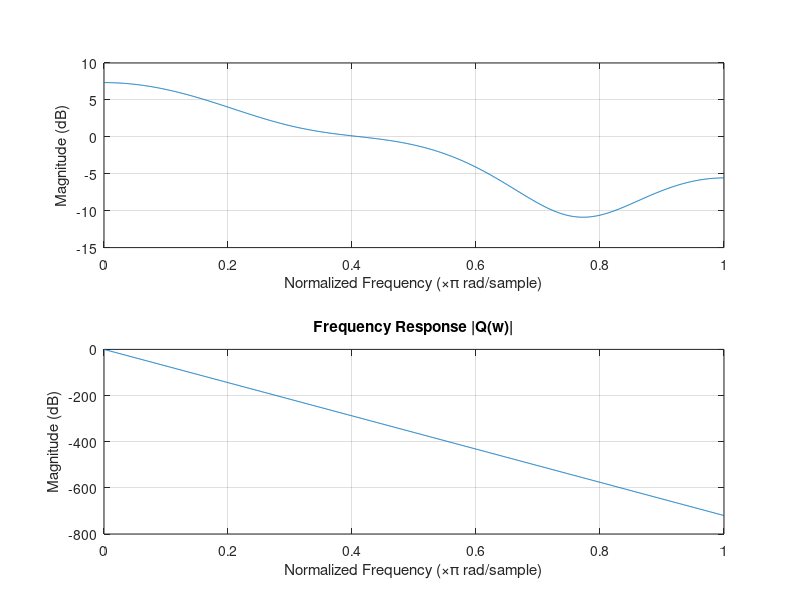

Write the MATLAB code that produced this figure. (Note: this script raises an error after producing the figure.)
clear all; close all; clc

% 0.1 Declare Channel Parameters
delay_ns = [0, 30, 70, 90, 110, 190,   410];
power_dB = [0, -1, -2, -3, -8,  -17.2, -20.8];
Fs = 10e6; % 10 MHz 
Ts = 1/Fs; % 100 ns
Es_bar = 1;


% 0.2 Find channel impulse response h[n]
tap_indices = round((delay_ns * 1e-9) / Ts);

% Initialize discrete-time channel pulse response
L = max(tap_indices); % Maximum delay index (check that L = 4)
h_n = zeros(1, L + 1); % We initialize h[n] with zeros and only fill in the taps with responses

% Assign tap values (later assignments overwrite earlier ones for same index)
for i = 1:length(delay_ns)
    idx = tap_indices(i) + 1; % 1-based indexing for MATLAB
    h_n(idx) = sqrt(10^(power_dB(i)/10)); % Linear voltage gain. 
end
disp('h[n]:');
disp(h_n); 
% We should see these taps (in linear units):
% n = 0 -> 0.891
% n = 1 -> 0.398
% n = 2 -> 0.138
% n = 3 -> 0
% n = 4 -> 0.0912
% TODO: Check with Toddlers if these values are kosher 
disp('---------------------------------------------------------------------')
disp(' ')

%% Q1a. Determine q[n] and frequency response Q(w)
% p[n] = h[n] (we don't care about T)
% q[n] = (p[n] * p*[-n]) / ||p||
%      = (h[n] * h*[-n]) / ||h||

mod_h = sqrt(sum(h_n.^2));
mod_p = mod_h;
q_n = conv(h_n, fliplr(h_n)) / mod_h;
disp('Q1a:')
disp('q[n]:');
disp(q_n);

figure;
freqz(q_n, 1, 1024);
title('Frequency Response |Q(w)|');
xlabel('Normalized Frequency (\times\pi rad/sample)');
ylabel('Magnitude (dB)');
disp('---------------------------------------------------------------------')
disp(' ')

%% Q1b. Best spectral efficiency for Pe = 1e-4, sigma2 = 0.1995
sigma2 = 0.1995;
% We use the MFB for SNR here, since we're calculating our best case scenario. TODO: Check with Faraz or Toddlers if this is right.
SNR_mfb_linear = (Es_bar * mod_p^2)/ sigma2; % ||p||^2 = ||h||^2
Gap_dB = 6.6; % From course reader
Gap_linear = 10^(Gap_dB/10);
b = log2(1 + SNR_mfb_linear / Gap_linear);

disp('Q1b:')
disp('Ideal spectral efficiency:')
disp(b)
disp('---------------------------------------------------------------------')
disp(' ')

%% Q1c. Pe for 2PAM with SNR_dB = -5:2:11
% TODO: "we transmit 2PAM symbols over this channel without any
% equalization" - does this mean with or without MF? Check with Faraz
SNR_dB_vec = -5:2:11;
SNR_linear_vec = 10.^(SNR_dB_vec / 10);
I = Es_bar * (sum(q_n .^ 2) - (q_n(ceil(end/2)) ^ 2)); % TODO: If we're not supposed to use a MF, swap this for I = sum(h_n(2:end).^2) * Es_bar
S = mod_p^2 * Es_bar; % TODO: If we're not supposed to use a MF, swap mod_p^2 with h_n(1)^2
sigma2_vec = S ./ SNR_linear_vec; 

SINR_linear_vec = zeros(size(SNR_dB_vec));
for i = 1:length(SNR_dB_vec)
    SINR_linear_vec(i) = S / (I + sigma2_vec(i)); % Find SINR for each noise level
end

Pe_vec_estimated = zeros(size(SNR_dB_vec)); 
for i = 1:length(SNR_dB_vec)
    Pe_vec_estimated(i) = qfunc(sqrt(SINR_linear_vec(i)));
end

disp('Q1c:')
Pe_results = table(SNR_dB_vec', Pe_vec_estimated', 'VariableNames', {'SNR (dB)', 'Pe (using NNUB)'})
disp('---------------------------------------------------------------------')
disp(' ')

%% Q1d. Pe Analysis via Monte Carlo Simulation
num_iterations = 10000;
num_symbols = 1000;

% Q1d.1. No matched filtering
Pe_vec_empirical_noMF = zeros(size(SNR_dB_vec)); 
for i = 1:length(sigma2_vec) % 1. Loop through each noise level
    % Initialize error probability array for current noise level
    Pe_simulation = zeros(num_iterations, 1);
    
    for j = 1:num_iterations % 2. Loop through each iteration
        symbols = randi([0, 1], num_symbols, 1) * 2 - 1; % Generate random symbols for 2PAM. Map 0 to -1 and 1 to 1
        % Transmit symbols through the channel
        received_symbols = conv(symbols, h_n) + sqrt(sigma2_vec(i)) * randn(num_symbols + L, 1);
        received_symbols = received_symbols(1:num_symbols); % We have to get rid of the last L taps, as it's the just channel response from the last few symbols
        
        % Decode symbols
        detected_symbols = sign(received_symbols); % Threshold for 2-PAM is at 0
        
        % Calculate the number of errors
        Pe_simulation(j) = sum(detected_symbols ~= symbols);
    end
    
    % 3. Average Pe across iterations
    Pe_avg = mean(Pe_simulation) / num_symbols;
    % Store the average Pe for the current noise level
    Pe_vec_empirical_noMF(i) = Pe_avg; 
end


disp('Q1d:')
Pe_results = table(SNR_dB_vec', Pe_vec_empirical_noMF', 'VariableNames', {'SNR (dB)', 'Pe (empirical, no MF)'})
disp('---------------------------------------------------------------------')
disp(' ') 

% Q1d.2. With Matched filtering
% Recall that p[n] = h[n]. Thus:
% g_MF = p*[-n] / ||p||
%      = h*[-n] / ||h||
g_MF = fliplr(h_n) / mod_h; % NOTE! THIS FLIPS IT BUT THEN PUSHES THE FIRST INDEX TO t = 0. This MF is CAUSAL. We'll need to sample starting from L + 1.

Pe_vec_empirical_MF = zeros(size(SNR_dB_vec)); 
for i = 1:length(sigma2_vec) % 1. Loop through each noise level
    % Initialize error probability array for current noise level
    Pe_simulation_MF = zeros(num_iterations, 1);
    
    for j = 1:num_iterations % 2. Loop through each iteration
        symbols = randi([0, 1], num_symbols, 1) * 2 - 1; % Generate random symbols for 2PAM. Map 0 to -1 and 1 to 1
        
        received_symbols_full = conv(symbols, h_n) + sqrt(sigma2_vec(i)) * randn(num_symbols + L, 1);
        
        % Pass through Matched Filter
        mf_output = conv(received_symbols_full, g_MF);
        
        %Start sampling at L + 1.
        sampled_mf_output = mf_output(L + 1 : L + num_symbols);
        
        detected_symbols_MF = sign(sampled_mf_output);
        
        Pe_simulation_MF(j) = sum(detected_symbols_MF ~= symbols);     
    end
    
    % 3. Average Pe across iterations
    Pe_avg = mean(Pe_simulation_MF) / num_symbols;
    % Store the average Pe for the current noise level
    Pe_vec_empirical_MF(i) = Pe_avg; 
end


disp('Q1d:')
Pe_results = table(SNR_dB_vec', Pe_vec_empirical_MF', 'VariableNames', {'SNR (dB)', 'Pe (empirical, with MF)'})
disp('---------------------------------------------------------------------')
disp(' ') 

figure
plot(SNR_dB_vec, Pe_vec_estimated, 'k-', 'LineWidth', 2);
hold on;
plot(SNR_dB_vec, Pe_vec_empirical_noMF, 'bo-', 'LineWidth', 1.5, 'MarkerSize', 6);
plot(SNR_dB_vec, Pe_vec_empirical_MF, 'rx--', 'LineWidth', 1.5, 'MarkerSize', 8);
hold off;

grid on;
xlabel('SNR (dB)');
ylabel('Probability of Error (Pe)');
title('Comparison of Theoretical vs Empirical Error Probabilities');
legend('Theoretical (NNUB + MF)', 'Empirical (No MF)', 'Empirical (With MF)', 'Location', 'best');

% disp('Hi!! If this doesnt appear something is wrong')

% Q: Why there is a gap between the theoretical and simulated results? 
% A:

% Q: Under what conditions is the use of a matched filter beneficial? Provide an intuitive justification
% A: 
